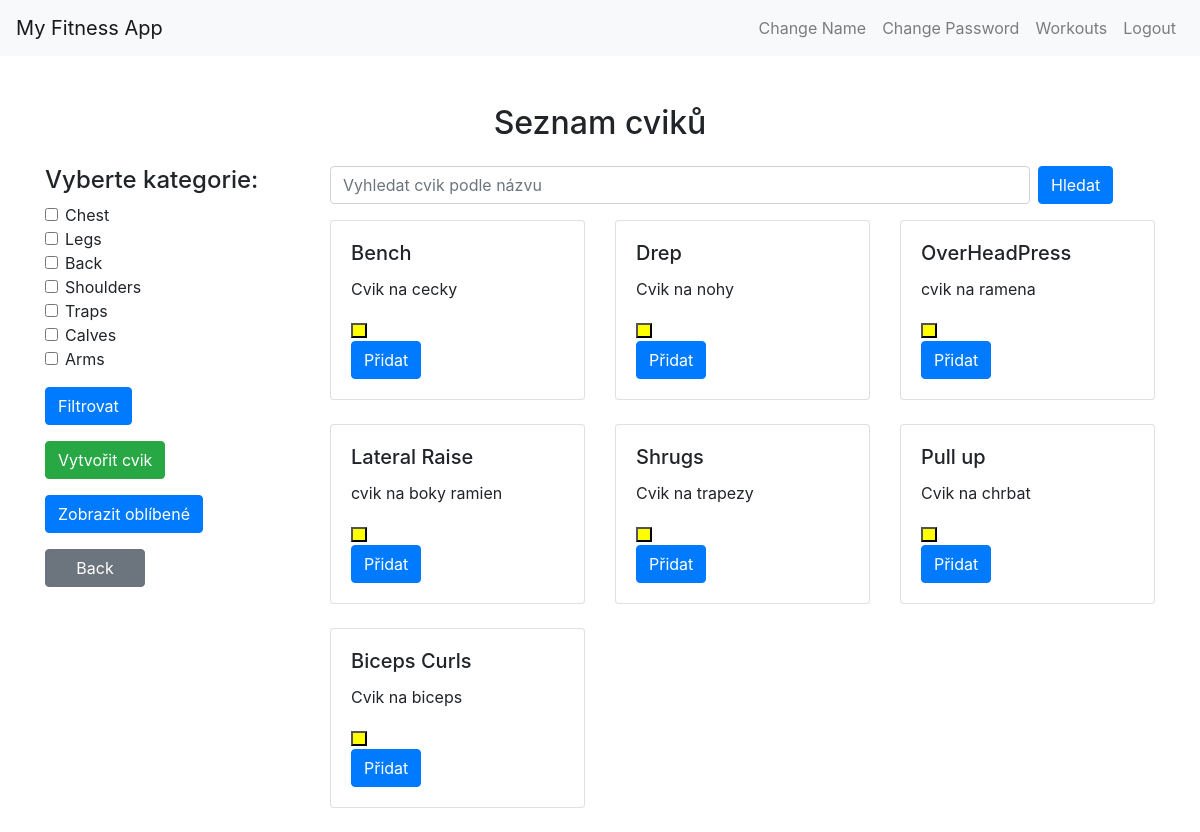
/exercise_list/14/ (signed in), run on the app's committed database.
### Zapisnik/models.py (models this page shows, shortened)
class ExerciseCategory(models.Model):
    name = models.CharField(max_length=100)

class Exercise(models.Model):
    name = models.CharField(max_length=100)
    description = models.TextField()
    category = models.ForeignKey(ExerciseCategory, on_delete=models.CASCADE)

### Zapisnik/views.py (the view)
# urls.py: path('exercise_list/<int:workout_id>/', exercise_list, name='exercise_list'),
def exercise_list(request, workout_id):
    exercises = Exercise.objects.all()
    categories = ExerciseCategory.objects.all()
    workout = get_object_or_404(Workout, pk=workout_id)
    show_favorites = request.GET.get('show_favorites') == 'true'
    favorite_tag, created = Tag.objects.get_or_create(name='Oblíbené', user=request.user)
    favorite_exercises = favorite_tag.exercises.all()
    if show_favorites:
        exercises = favorite_exercises
    else:
        exercises = Exercise.objects.all()
    category_ids = request.GET.getlist('categories')
    if category_ids:
        exercises = exercises.filter(category__in=category_ids)
    search_query = request.GET.get('search')
    if search_query:
        searched_exercises = Exercise.objects.filter(name__icontains=search_query)
        if show_favorites:
            exercises = searched_exercises.filter(pk__in=favorite_exercises.values_list('pk', flat=True))
        else:
            exercises = searched_exercises
    context = {'exercises': exercises, 'categories': categories, 'workout': workout}
    return render(request, 'exercise_list.html', context)

### Zapisnik/templates/exercise_list.html (shortened to what this page needs)
<!DOCTYPE html>
<html lang="en">
<head>
    <link href="https://maxcdn.bootstrapcdn.com/bootstrap/4.5.2/css/bootstrap.min.css" rel="stylesheet">
</head>
<body>
<nav class="navbar navbar-expand-lg navbar-light bg-light">
    <a class="navbar-brand" href="{% url 'home' %}">My Fitness App</a>
    <div class="collapse navbar-collapse" id="navbarNav">
      <ul class="navbar-nav ml-auto">
        {% if user.is_authenticated %}
          <li class="nav-item">
            <a class="nav-link" href="{% url 'change_name' %}">Change Name</a>
          </li>
          <li class="nav-item">
            <a class="nav-link" href="{% url 'change_password' %}">Change Password</a>
          </li>
          <li class="nav-item">
            <a class="nav-link" href="{% url 'workoutAll' %}">Workouts</a>
          </li>
          <li class="nav-item">
            <a class="nav-link" href="{% url 'logout' %}">Logout</a>
          </li>
        {% endif %}
      </ul>
    </div>
  </nav>
<div class="container mt-5">
    <h2 class="text-center mb-4">Seznam cviků</h2>
    <div class="row">
        <div class="col-md-3">
            <div id="kategoriePanel">
                <h4>Vyberte kategorie:</h4>
                <form id="filterForm" method="GET" action="{% url 'exercise_list' workout.id %}">
                    {% for category in categories %}
                    <div class="form-check">
                        <input class="form-check-input" type="checkbox" value="{{ category.id }}" id="kategorieCheckbox-{{ category.id }}" name="categories">
                        <label class="form-check-label" for="kategorieCheckbox-{{ category.id }}">{{ category.name }}</label>
                    </div>
                    {% endfor %}
                    <button type="submit" class="btn btn-primary mt-3">Filtrovat</button>
                </form>
                <a href="{% url 'create_exercise' workout.id %}" class="btn btn-success mt-3">Vytvořit cvik</a>
            </div>
             <form action="{% url 'exercise_list' workout.id %}" method="GET">
            <button type="submit" name="show_favorites" value="true" class="btn btn-primary mt-3">Zobrazit oblíbené</button>
                 <a href="{% url 'workout_detail' workout.id %}" class="btn btn-secondary btn-block mt-3" style="width: 100px;">Back</a>
        </form>
        </div>
        <div class="col-md-9">
            <form id="searchForm" method="GET" action="{% url 'exercise_list' workout.id %}" class="form-inline">
                <input type="text" id="searchInput" class="form-control mb-3 mr-sm-2" style="width: 700px;" placeholder="Vyhledat cvik podle názvu" name="search">
                <button type="submit" class="btn btn-primary mb-3">Hledat</button>
            </form>
            <div class="row" id="cvikyList">
                {% for exercise in exercises %}
                <div class="col-md-4 mb-4">
                    <div class="card">
                        <div class="card-body">
                            <h5 class="card-title">{{ exercise.name }}</h5>
                            <p class="card-text">{{ exercise.description }}</p>
                          <form action="{% url 'add_to_favorite' workout.id exercise.id %}" method="POST">
                               <button type="submit" class="btn-favorite-active" aria-label="Oblíbené" title="Přidat/odebrat z oblíbených">
                                </button>
                          </form>
                           <form action="{% url 'add_exercise_to_workout' workout.id %}" method="POST">
                                <button type="submit" class="btn btn-primary">Přidat</button>
                            </form>
                        </div>
                    </div>
                </div>
                {% endfor %}
            </div>
        </div>
    </div>
</div>
</body>
</html>

### Zapisnik/templates/exercise_list.html (style rules this page uses)
.btn-favorite-active { background-color: yellow; width: 15px; height: 15px; }

### data on the page
ExerciseCategory: name "Chest"
ExerciseCategory: name "Legs"
ExerciseCategory: name "Back"
ExerciseCategory: name "Shoulders"
ExerciseCategory: name "Traps"
ExerciseCategory: name "Calves"
ExerciseCategory: name "Arms"
Exercise: name "Bench", description "Cvik na cecky"
Exercise: name "Drep", description "Cvik na nohy"
Exercise: name "OverHeadPress", description "cvik na ramena"
Exercise: name "Lateral Raise", description "cvik na boky ramien"
Exercise: name "Shrugs", description "Cvik na trapezy"
Exercise: name "Pull up", description "Cvik na chrbat"
Exercise: name "Biceps Curls", description "Cvik na biceps"
